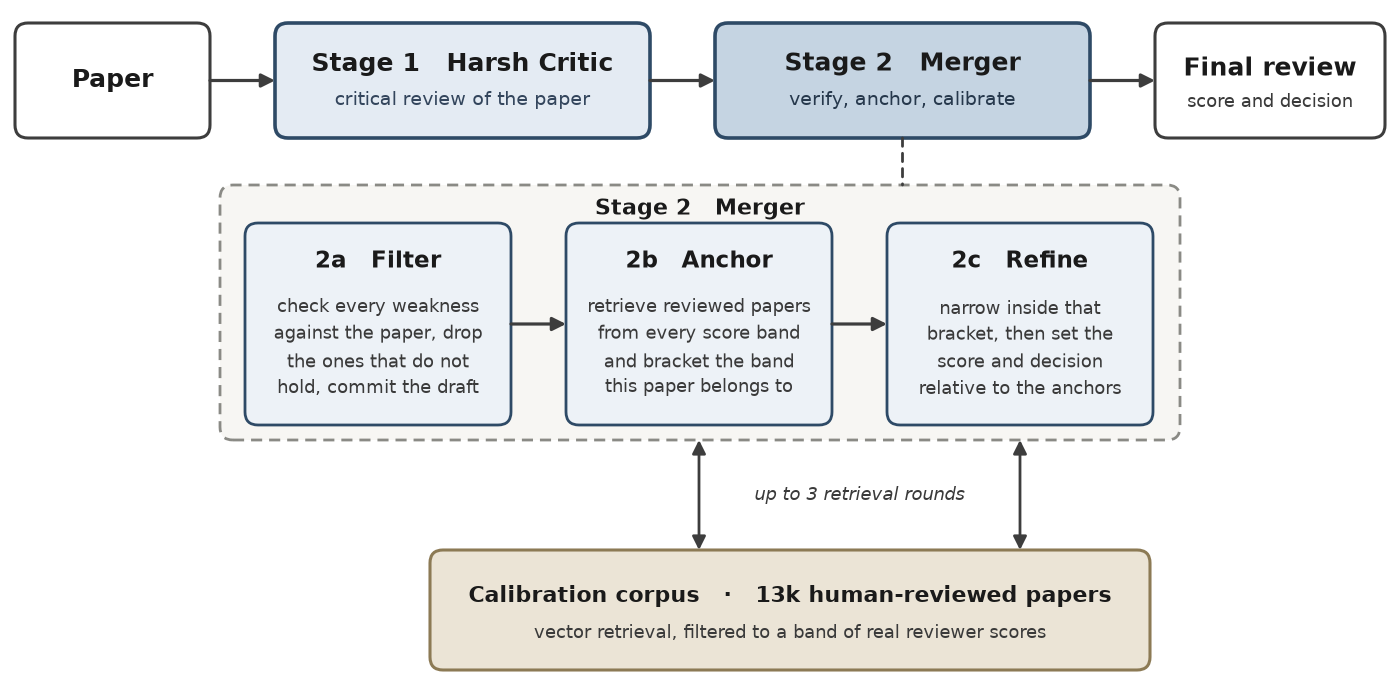

Here is the Python script that generated this plot:
"""
Pipeline figure for the paper and the README.

Renders figures/pipeline.pdf (vector, for LaTeX) and figures/pipeline.png
(200 dpi, for the README) from the same source. Every label is measured against
the box it belongs to after layout, so a text change that no longer fits prints
a warning instead of silently spilling over a border.

  python figures/pipeline.py
"""
import matplotlib
matplotlib.use("Agg")
import matplotlib.pyplot as plt
from matplotlib.patches import FancyArrowPatch, FancyBboxPatch
from pathlib import Path

# Low-saturation palette. Identity comes from labels and border style; fills only
# carry hierarchy, so the figure stays readable printed in grayscale.
INK = "#1A1A1A"
LINE = "#3D3D3D"
GLOSS = "#3A3A3A"
FILL_IO = "#FFFFFF"
FILL_STAGE1 = "#E4EBF3"
FILL_STAGE2 = "#C5D4E2"
EDGE_STAGE = "#2E4A66"
FILL_SUB = "#EDF2F7"
FILL_GROUP = "#F7F6F3"
EDGE_GROUP = "#8A8A85"
FILL_CORPUS = "#EBE4D6"
EDGE_CORPUS = "#8C7A55"

FIG_W, FIG_H = 7.0, 3.5
X, Y = 14.0, 7.0  # data-space extent (2 data units per inch)

fig, ax = plt.subplots(figsize=(FIG_W, FIG_H))
ax.set_xlim(0, X)
ax.set_ylim(0, Y)
ax.axis("off")
fig.subplots_adjust(left=0, right=1, bottom=0, top=1)

_checks = []  # (text artist, (x, y, w, h) of the box it must stay inside, label)


def box(x, y, w, h, fill, edge, lw=1.1, ls="solid", z=2):
    ax.add_patch(FancyBboxPatch(
        (x, y), w, h,
        boxstyle="round,pad=0,rounding_size=0.13",
        facecolor=fill, edgecolor=edge, linewidth=lw, linestyle=ls, zorder=z,
    ))
    return (x, y, w, h)


def arrow(x1, y1, x2, y2, style="-|>", lw=1.15, ls="solid"):
    ax.add_patch(FancyArrowPatch(
        (x1, y1), (x2, y2),
        arrowstyle=style, mutation_scale=10, linewidth=lw,
        color=LINE, linestyle=ls, zorder=3,
        connectionstyle="arc3,rad=0", shrinkA=0, shrinkB=0,
    ))


def text(x, y, s, size=6.5, weight="normal", style="normal", color=INK,
         ha="center", inside=None):
    t = ax.text(x, y, s, fontsize=size, fontweight=weight, fontstyle=style,
                color=color, ha=ha, va="center", zorder=5, linespacing=1.5)
    if inside is not None:
        _checks.append((t, inside, s.replace("\n", " / ")))
    return t


def center(b):
    return b[0] + b[2] / 2


# ── Row 1: main flow ─────────────────────────────────────────────────
R_Y, R_H = 5.62, 1.15
b_in = box(0.15, R_Y, 1.95, R_H, FILL_IO, LINE)
b_s1 = box(2.75, R_Y, 3.75, R_H, FILL_STAGE1, EDGE_STAGE, lw=1.3)
b_s2 = box(7.15, R_Y, 3.75, R_H, FILL_STAGE2, EDGE_STAGE, lw=1.3)
b_out = box(11.55, R_Y, 2.30, R_H, FILL_IO, LINE)

text(center(b_in), R_Y + R_H / 2, "Paper", size=9.0, weight="bold", inside=b_in)

text(center(b_s1), R_Y + 0.74, "Stage 1   Harsh Critic", size=9.0, weight="bold", inside=b_s1)
text(center(b_s1), R_Y + 0.38, "critical review of the paper", size=6.7, color="#33455C", inside=b_s1)

text(center(b_s2), R_Y + 0.74, "Stage 2   Merger", size=9.0, weight="bold", inside=b_s2)
text(center(b_s2), R_Y + 0.38, "verify, anchor, calibrate", size=6.7, color="#26384C", inside=b_s2)

text(center(b_out), R_Y + 0.72, "Final review", size=9.0, weight="bold", inside=b_out)
text(center(b_out), R_Y + 0.38, "score and decision", size=6.4, color=GLOSS, inside=b_out)

MID = R_Y + R_H / 2
arrow(b_in[0] + b_in[2], MID, b_s1[0], MID)
arrow(b_s1[0] + b_s1[2], MID, b_s2[0], MID)
arrow(b_s2[0] + b_s2[2], MID, b_out[0], MID)

# ── Row 2: the merger, expanded ──────────────────────────────────────
G_X, G_Y, G_W, G_H = 2.20, 2.60, 9.60, 2.55
grp = box(G_X, G_Y, G_W, G_H, FILL_GROUP, EDGE_GROUP, lw=1.0, ls=(0, (4, 2.5)))
text(center(grp), G_Y + G_H - 0.24, "Stage 2   Merger", size=8.0, weight="bold", inside=grp)

SUB_Y, SUB_H, SUB_W, GAP = 2.75, 2.02, 2.66, 0.55
s_a = box(2.45, SUB_Y, SUB_W, SUB_H, FILL_SUB, EDGE_STAGE, lw=1.0, z=3)
s_b = box(2.45 + SUB_W + GAP, SUB_Y, SUB_W, SUB_H, FILL_SUB, EDGE_STAGE, lw=1.0, z=3)
s_c = box(2.45 + 2 * (SUB_W + GAP), SUB_Y, SUB_W, SUB_H, FILL_SUB, EDGE_STAGE, lw=1.0, z=3)

text(center(s_a), SUB_Y + 1.66, "2a   Filter", size=8.2, weight="bold", inside=s_a)
text(center(s_a), SUB_Y + 0.78,
     "check every weakness\nagainst the paper, drop\nthe ones that do not\nhold, commit the draft",
     size=6.4, color=GLOSS, inside=s_a)

text(center(s_b), SUB_Y + 1.66, "2b   Anchor", size=8.2, weight="bold", inside=s_b)
text(center(s_b), SUB_Y + 0.78,
     "retrieve reviewed papers\nfrom every score band\nand bracket the band\nthis paper belongs to",
     size=6.4, color=GLOSS, inside=s_b)

text(center(s_c), SUB_Y + 1.66, "2c   Refine", size=8.2, weight="bold", inside=s_c)
text(center(s_c), SUB_Y + 0.78,
     "narrow inside that\nbracket, then set the\nscore and decision\nrelative to the anchors",
     size=6.4, color=GLOSS, inside=s_c)

arrow(s_a[0] + s_a[2], SUB_Y + SUB_H / 2, s_b[0], SUB_Y + SUB_H / 2)
arrow(s_b[0] + s_b[2], SUB_Y + SUB_H / 2, s_c[0], SUB_Y + SUB_H / 2)

# The group is the Merger box of row 1, opened up.
arrow(center(b_s2), R_Y, center(b_s2), G_Y + G_H, style="-", lw=1.0, ls=(0, (3, 2.5)))

# ── Calibration corpus ───────────────────────────────────────────────
C_X, C_Y, C_W, C_H = 4.30, 0.30, 7.20, 1.20
c = box(C_X, C_Y, C_W, C_H, FILL_CORPUS, EDGE_CORPUS, lw=1.1)
text(center(c), C_Y + 0.74, "Calibration corpus   ·   13k human-reviewed papers",
     size=7.8, weight="bold", inside=c)
text(center(c), C_Y + 0.38, "vector retrieval, filtered to a band of real reviewer scores",
     size=6.4, color=GLOSS, inside=c)

arrow(center(s_b), C_Y + C_H, center(s_b), G_Y, style="<|-|>", lw=1.0)
arrow(center(s_c), C_Y + C_H, center(s_c), G_Y, style="<|-|>", lw=1.0)
text((center(s_b) + center(s_c)) / 2, (C_Y + C_H + G_Y) / 2,
     "up to 3 retrieval rounds", size=6.5, style="italic", color=GLOSS)

# ── Fit check ────────────────────────────────────────────────────────
fig.canvas.draw()
renderer = fig.canvas.get_renderer()
inv = ax.transData.inverted()
overflow = 0
for t, (bx, by, bw, bh), label in _checks:
    e = t.get_window_extent(renderer)
    (x0, y0), (x1, y1) = inv.transform([(e.x0, e.y0), (e.x1, e.y1)])
    pad = 0.06
    if x0 < bx + pad or x1 > bx + bw - pad or y0 < by + pad or y1 > by + bh - pad:
        print(f"OVERFLOW: {label!r} extends to [{x0:.2f},{x1:.2f}]x[{y0:.2f},{y1:.2f}] "
              f"outside box [{bx:.2f},{bx+bw:.2f}]x[{by:.2f},{by+bh:.2f}]")
        overflow += 1
print(f"fit check: {len(_checks)} labels, {overflow} overflowing")

out_dir = Path(__file__).resolve().parent
fig.savefig(out_dir / "pipeline.pdf")
fig.savefig(out_dir / "pipeline.png", dpi=200)
print(f"wrote {out_dir/'pipeline.pdf'} and {out_dir/'pipeline.png'}")
